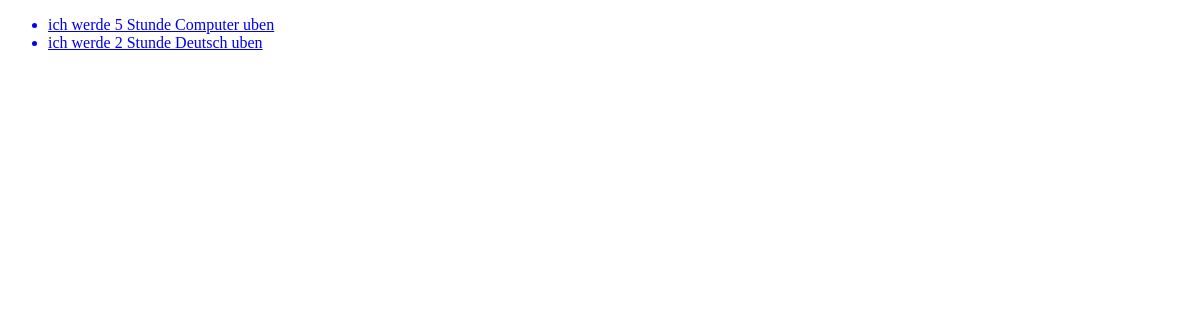
The page /list/ on the database as committed earlier.
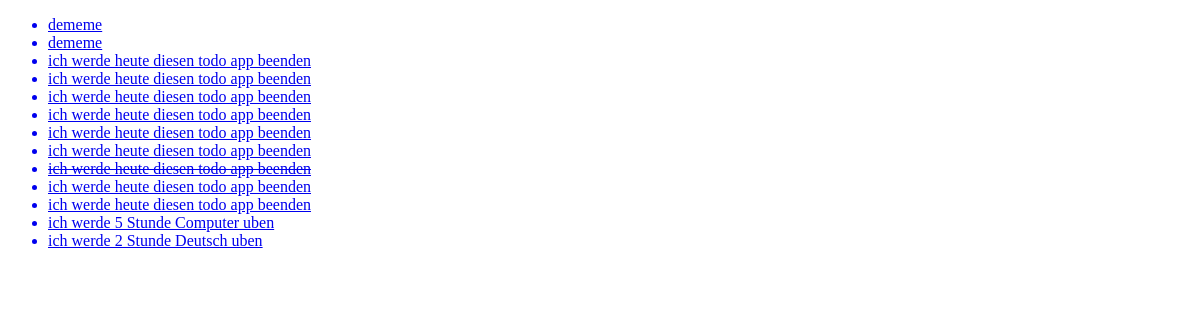
The same page on the database as committed later.
### todoapp/models.py (models this page shows)
class Todo(models.Model):
    title = models.CharField(max_length=200)
    created_date = models.DateTimeField(auto_now_add=True)
    completed = models.BooleanField(default=False)
    class Meta:
        ordering =('-created_date',)
    def __str__(self):
        return self.title

### todoapp/views.py (the view)
# urls.py: path('list/',todo_list, name = 'list'),
def todo_list(request):
    todos = Todo.objects.all()
    context ={
        'todos':todos
    }
    return render(request,'todo/todo_list.html',context)

### todoapp/templates/todo/todo_list.html
{% extends 'base.html' %} {% block content %}
<div>
  <ul>
    {% for todo in todos %}
    <a href="{% url 'update' todo.id %}">
      {% if todo.completed %}
      <li><del>{{ todo }}</del></li>
      {% else %}
      <li>{{ todo }}</li>
      {% endif %}
    </a>
    {% endfor %}
  </ul>
</div>
{% endblock content %}

### templates/base.html (shortened to what this page needs)
<!DOCTYPE html>
<html lang="en">
<head>
</head>
<body>
    {% block content %}
    {% endblock content %}
</body>
</html>

Rows that differ between the two databases and show on the page:
added Todo: title "dememe"
added Todo: title "dememe"
added Todo: title "ich werde heute diesen todo app beenden"
added Todo: title "ich werde heute diesen todo app beenden"
added Todo: title "ich werde heute diesen todo app beenden"
added Todo: title "ich werde heute diesen todo app beenden"
added Todo: title "ich werde heute diesen todo app beenden"
added Todo: title "ich werde heute diesen todo app beenden"
added Todo: title "ich werde heute diesen todo app beenden"
added Todo: title "ich werde heute diesen todo app beenden"
added Todo: title "ich werde heute diesen todo app beenden"
